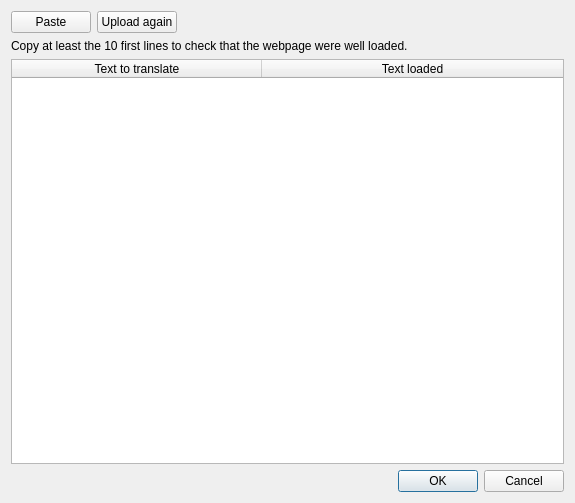
<?xml version="1.0" encoding="UTF-8"?>
<ui version="4.0">
 <class>DialogPreTranslationCheck</class>
 <widget class="QDialog" name="DialogPreTranslationCheck">
  <property name="geometry">
   <rect>
    <x>0</x>
    <y>0</y>
    <width>575</width>
    <height>503</height>
   </rect>
  </property>
  <property name="windowTitle">
   <string>Webpage loading check</string>
  </property>
  <layout class="QVBoxLayout" name="verticalLayout">
   <item>
    <layout class="QHBoxLayout" name="horizontalLayout">
     <item>
      <widget class="QPushButton" name="buttonPaste">
       <property name="text">
        <string>Paste</string>
       </property>
      </widget>
     </item>
     <item>
      <widget class="QPushButton" name="buttonUpload">
       <property name="text">
        <string>Upload again</string>
       </property>
      </widget>
     </item>
     <item>
      <spacer name="horizontalSpacer">
       <property name="orientation">
        <enum>Qt::Horizontal</enum>
       </property>
       <property name="sizeHint" stdset="0">
        <size>
         <width>40</width>
         <height>20</height>
        </size>
       </property>
      </spacer>
     </item>
    </layout>
   </item>
   <item>
    <widget class="QLabel" name="label">
     <property name="text">
      <string>Copy at least the 10 first lines to check that the webpage were well loaded.</string>
     </property>
    </widget>
   </item>
   <item>
    <widget class="QTableWidget" name="tableWidgetTrans">
     <attribute name="horizontalHeaderDefaultSectionSize">
      <number>250</number>
     </attribute>
     <attribute name="horizontalHeaderStretchLastSection">
      <bool>true</bool>
     </attribute>
     <column>
      <property name="text">
       <string>Text to translate</string>
      </property>
     </column>
     <column>
      <property name="text">
       <string>Text loaded</string>
      </property>
     </column>
    </widget>
   </item>
   <item>
    <layout class="QHBoxLayout" name="horizontalLayout_2">
     <item>
      <spacer name="horizontalSpacer_2">
       <property name="orientation">
        <enum>Qt::Horizontal</enum>
       </property>
       <property name="sizeHint" stdset="0">
        <size>
         <width>40</width>
         <height>20</height>
        </size>
       </property>
      </spacer>
     </item>
     <item>
      <widget class="QDialogButtonBox" name="buttonBox">
       <property name="standardButtons">
        <set>QDialogButtonBox::Cancel|QDialogButtonBox::Ok</set>
       </property>
      </widget>
     </item>
    </layout>
   </item>
  </layout>
 </widget>
 <resources/>
 <connections>
  <connection>
   <sender>buttonBox</sender>
   <signal>accepted()</signal>
   <receiver>DialogPreTranslationCheck</receiver>
   <slot>accept()</slot>
   <hints>
    <hint type="sourcelabel">
     <x>358</x>
     <y>486</y>
    </hint>
    <hint type="destinationlabel">
     <x>378</x>
     <y>557</y>
    </hint>
   </hints>
  </connection>
  <connection>
   <sender>buttonBox</sender>
   <signal>rejected()</signal>
   <receiver>DialogPreTranslationCheck</receiver>
   <slot>reject()</slot>
   <hints>
    <hint type="sourcelabel">
     <x>386</x>
     <y>480</y>
    </hint>
    <hint type="destinationlabel">
     <x>693</x>
     <y>367</y>
    </hint>
   </hints>
  </connection>
 </connections>
</ui>
